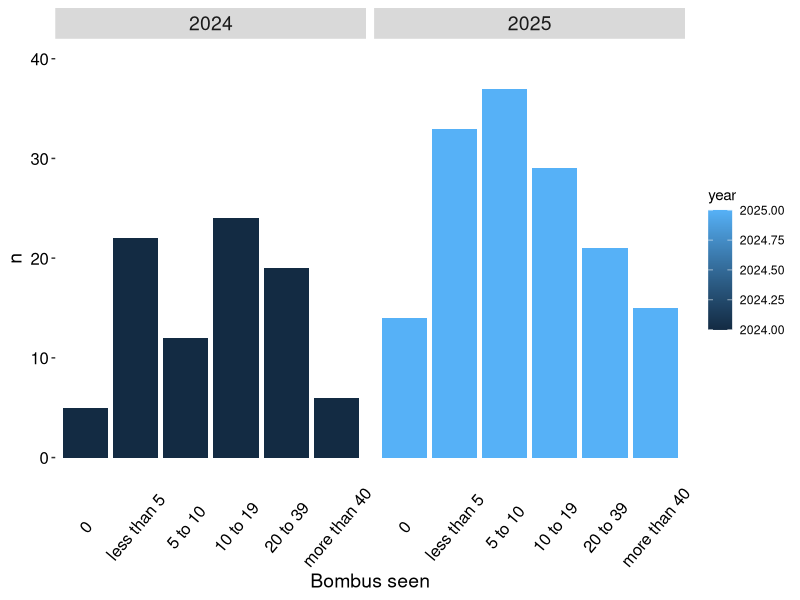

Generate this figure with R: (Note: this script raises an error after producing the figure.)
# Nest Quest Survey123 Survey Data # SD start Oct 28 2025


#load packages
library(tidyverse) #dplyr package
library(lubridate)

#load data
surveys <- read.csv('quest_survey123_data.csv', header = T, na.strings = c("","NA"))
sites <- read.csv('nest_survey_site_data.csv')
all_nests <- read.csv('nest_discovery.csv')

# a little cleaning
surveys_no_flower <- surveys %>% # removing rows with flower data for now. Just to focus on bees mainly
  select(., -c(Currently.blooming.plant..incl..trees.and.shrubs..and...of.area.covered.:Currently.blooming.plant..incl..trees.and.shrubs..and...of.area.covered..9))


surveys_no_flower <- surveys_no_flower %>% # changing names of giant column names
  rename(bloom_area = How.much.of.the.area.is.covered.in.currently.blooming.flowers.,
         bombus_obs = How.many.times.did.you.see.bumble.bees.during.your.survey.,
         AQI = What.is.air.quality.index..Visit.https...www.airnow.gov.,
         volunteer_hours = How.many.hours.did.you.spend.volunteering..including.preparation.and.driving.time..Enter.as.a.decimal.number.to.the.closest.15.minutes..i.e..1.75.for.one.hour.and.45.minutes)

table(surveys_no_flower$site) # check sites
surveys_no_flower <- surveys_no_flower %>% # removing invalid rows based on site
  filter(., site != c("Crow hassan", "Hyand queen search", "Queen searching Hyland")) # for some reason this needs to run twice to work?

# replacing site values so all match
surveys_no_flower$site[surveys_no_flower$site == "Hp1"] <- 'hp1' 
surveys_no_flower$site[surveys_no_flower$site == 'LH_eq2'] <- 'lh_eq2'
surveys_no_flower$site[surveys_no_flower$site == 'HP_sled'] <- 'hp_sled'
table(surveys_no_flower$site) #check
  
### Bumble bee observations, catergorical data 
table(surveys_no_flower$bombus_obs) # first look at bumble bee observation data

bombus_summary <- surveys_no_flower %>% select(.,c('site',
                                                   'year',
                                                   'bombus_obs')) %>%
  drop_na(bombus_obs)

bombus_counts <- bombus_summary %>% 
  group_by(year, bombus_obs) %>% 
  tally()
  

#
ggplot(bombus_counts, aes(x = bombus_obs, y = n, fill = year )) +
  geom_bar(stat = 'identity', position = 'dodge') +
  theme(axis.text.x = element_text(angle = 50, vjust = 0.5, size = 12, color = 'black'),#rotate x-axis text
        axis.text.y = element_text(size = 12, color = 'black'),
        axis.title = element_text(size = 14),
        panel.grid.major = element_blank(),
        panel.grid.minor = element_blank(),
        panel.background = element_blank(),
        axis.ticks.x = element_blank(),
        strip.text = element_text(size = 14)) +
  ylim(0,40)+
  labs(x = "Bombus seen",
       y = "n") +
  scale_x_discrete(limits = c('0',
                              'less than 5',
                              '5 to 10',
                              '10 to 19',
                              '20 to 39',
                              'more than 40'))+ 
  facet_wrap(vars(year), ncol = 2, strip.position = 'top') 


### How many surveys for each site/plot?

site_summary <- surveys_no_flower %>% 
  group_by(site, Volunteer_or_staff, year) %>% 
  summarize(total_survey_sum = sum(survey_count, na.rm = TRUE),
            total_unique_observers = n_distinct(Primary.observer, na.rm = TRUE), .groups ="drop") # NOTE TO SAMI, OBSERVER COLUMN NEEDS CLEANED

#site_summary <- site_summary %>% 
 # complete(., site, Volunteer_or_staff, year, fill = list(Volunteer_or_staff = 'volunteer')) %>% 
#  mutate(., total_survey_sum = ifelse(is.na(total_survey_sum), 0, total_survey_sum))
  #drop_na(total_unique_observers)

site_summary2 <- full_join(nests, site_summary)

site_summary %>% 
  ggplot(aes(y = -desc(total_survey_sum), x = site, fill = Volunteer_or_staff)) + # defining x and y values. 'fill' is how to get the groupings based on a column. 
  geom_bar(stat = "identity", colour = 'black') +
  theme(axis.text.x = element_text(angle = 50, vjust = 0.8, size = 12, color = 'black'),#rotate x-axis text
        axis.text.y = element_text(size = 12, color = 'black'),
        axis.title = element_text(size = 14),
        panel.grid.major = element_blank(),
        panel.grid.minor = element_blank(),
        panel.background = element_blank(),
        axis.ticks.x = element_blank(),
        strip.text = element_text(size = 14)) + 
  facet_wrap(vars(year), ncol = 2, scale = "free",
             strip.position = 'top')+  # separate data by year
  ylim(0,15) + # set scale manually
  labs(x = "Site", y = "Total Surveys") + #labels
  scale_fill_manual(values = c("#FFA500", "#56B4E9")) # changing color


# How many nests at each site/plot?
all_nests <- all_nests %>% 
  filter(., site != c(""))

nests <- all_nests %>% 
  group_by(site) %>% 
  count(., .drop = FALSE) %>% 
  rename(total_nests = n) 

total_nests <- sum(nests$total_nests)


                    
